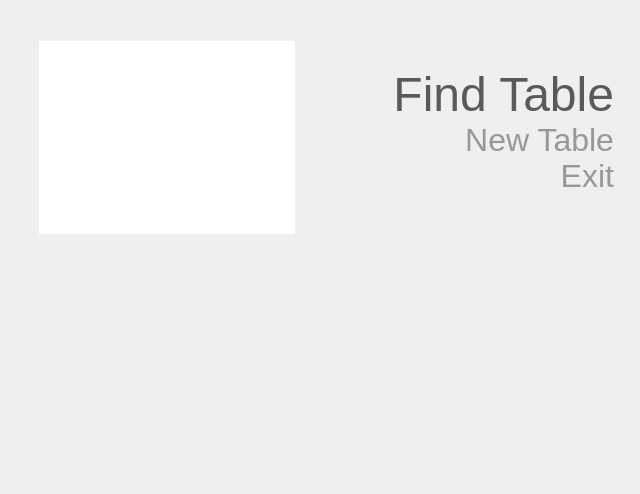
<?xml version="1.0" encoding="UTF-8"?>
<ui version="4.0">
 <class>MainMenu</class>
 <widget class="QWidget" name="MainMenu">
  <property name="geometry">
   <rect>
    <x>0</x>
    <y>0</y>
    <width>640</width>
    <height>494</height>
   </rect>
  </property>
  <layout class="QHBoxLayout" name="horizontalLayout_3">
   <item>
    <layout class="QVBoxLayout" name="verticalLayout_2">
     <property name="spacing">
      <number>0</number>
     </property>
     <item>
      <layout class="QHBoxLayout" name="horizontalLayout_2">
       <item>
        <spacer name="horizontalSpacer_4">
         <property name="orientation">
          <enum>Qt::Horizontal</enum>
         </property>
         <property name="sizeType">
          <enum>QSizePolicy::Fixed</enum>
         </property>
         <property name="sizeHint" stdset="0">
          <size>
           <width>28</width>
           <height>10</height>
          </size>
         </property>
        </spacer>
       </item>
       <item>
        <layout class="QVBoxLayout" name="verticalLayout_3">
         <item>
          <spacer name="verticalSpacer">
           <property name="orientation">
            <enum>Qt::Vertical</enum>
           </property>
           <property name="sizeType">
            <enum>QSizePolicy::Fixed</enum>
           </property>
           <property name="sizeHint" stdset="0">
            <size>
             <width>30</width>
             <height>30</height>
            </size>
           </property>
          </spacer>
         </item>
         <item>
          <widget class="QTextBrowser" name="latestNews">
           <property name="minimumSize">
            <size>
             <width>150</width>
             <height>170</height>
            </size>
           </property>
           <property name="frameShape">
            <enum>QFrame::NoFrame</enum>
           </property>
           <property name="html">
            <string>&lt;!DOCTYPE HTML PUBLIC &quot;-//W3C//DTD HTML 4.0//EN&quot; &quot;http://www.w3.org/TR/REC-html40/strict.dtd&quot;&gt;
&lt;html&gt;&lt;head&gt;&lt;meta name=&quot;qrichtext&quot; content=&quot;1&quot; /&gt;&lt;style type=&quot;text/css&quot;&gt;
p, li { white-space: pre-wrap; }
&lt;/style&gt;&lt;/head&gt;&lt;body style=&quot; font-family:'MS Shell Dlg 2'; font-size:8.25pt; font-weight:400; font-style:normal;&quot;&gt;
&lt;p style=&quot;-qt-paragraph-type:empty; margin-top:0px; margin-bottom:0px; margin-left:0px; margin-right:0px; -qt-block-indent:0; text-indent:0px; font-size:8pt;&quot;&gt;&lt;br /&gt;&lt;/p&gt;&lt;/body&gt;&lt;/html&gt;</string>
           </property>
           <property name="openExternalLinks">
            <bool>true</bool>
           </property>
          </widget>
         </item>
         <item>
          <spacer name="verticalSpacer_4">
           <property name="orientation">
            <enum>Qt::Vertical</enum>
           </property>
           <property name="sizeType">
            <enum>QSizePolicy::Fixed</enum>
           </property>
           <property name="sizeHint" stdset="0">
            <size>
             <width>20</width>
             <height>35</height>
            </size>
           </property>
          </spacer>
         </item>
        </layout>
       </item>
       <item>
        <spacer name="horizontalSpacer_6">
         <property name="orientation">
          <enum>Qt::Horizontal</enum>
         </property>
         <property name="sizeType">
          <enum>QSizePolicy::Fixed</enum>
         </property>
         <property name="sizeHint" stdset="0">
          <size>
           <width>20</width>
           <height>10</height>
          </size>
         </property>
        </spacer>
       </item>
       <item>
        <spacer name="horizontalSpacer_2">
         <property name="orientation">
          <enum>Qt::Horizontal</enum>
         </property>
         <property name="sizeHint" stdset="0">
          <size>
           <width>30</width>
           <height>20</height>
          </size>
         </property>
        </spacer>
       </item>
       <item>
        <layout class="QVBoxLayout" name="verticalLayout">
         <item>
          <spacer name="verticalSpacer_3">
           <property name="orientation">
            <enum>Qt::Vertical</enum>
           </property>
           <property name="sizeHint" stdset="0">
            <size>
             <width>20</width>
             <height>38</height>
            </size>
           </property>
          </spacer>
         </item>
         <item>
          <widget class="MainButton" name="findRoomLabel">
           <property name="font">
            <font>
             <family>Arial</family>
             <pointsize>36</pointsize>
             <weight>50</weight>
             <bold>false</bold>
            </font>
           </property>
           <property name="cursor">
            <cursorShape>PointingHandCursor</cursorShape>
           </property>
           <property name="styleSheet">
            <string notr="true">color:rgb(90, 90, 90)</string>
           </property>
           <property name="text">
            <string>Find Table</string>
           </property>
           <property name="alignment">
            <set>Qt::AlignRight|Qt::AlignTrailing|Qt::AlignVCenter</set>
           </property>
          </widget>
         </item>
         <item>
          <widget class="MainButton" name="newRoomLabel">
           <property name="font">
            <font>
             <family>Arial</family>
             <pointsize>24</pointsize>
             <weight>50</weight>
             <bold>false</bold>
            </font>
           </property>
           <property name="cursor">
            <cursorShape>PointingHandCursor</cursorShape>
           </property>
           <property name="mouseTracking">
            <bool>false</bool>
           </property>
           <property name="acceptDrops">
            <bool>false</bool>
           </property>
           <property name="styleSheet">
            <string notr="true">color: rgb(152, 152, 152);</string>
           </property>
           <property name="text">
            <string>New Table</string>
           </property>
           <property name="alignment">
            <set>Qt::AlignRight|Qt::AlignTrailing|Qt::AlignVCenter</set>
           </property>
          </widget>
         </item>
         <item>
          <widget class="MainButton" name="exitLabel">
           <property name="font">
            <font>
             <family>Arial</family>
             <pointsize>24</pointsize>
             <weight>50</weight>
             <bold>false</bold>
            </font>
           </property>
           <property name="cursor">
            <cursorShape>PointingHandCursor</cursorShape>
           </property>
           <property name="mouseTracking">
            <bool>false</bool>
           </property>
           <property name="acceptDrops">
            <bool>false</bool>
           </property>
           <property name="layoutDirection">
            <enum>Qt::LeftToRight</enum>
           </property>
           <property name="styleSheet">
            <string notr="true">color: rgb(152, 152, 152);</string>
           </property>
           <property name="text">
            <string>Exit</string>
           </property>
           <property name="alignment">
            <set>Qt::AlignRight|Qt::AlignTrailing|Qt::AlignVCenter</set>
           </property>
          </widget>
         </item>
         <item>
          <spacer name="verticalSpacer_2">
           <property name="orientation">
            <enum>Qt::Vertical</enum>
           </property>
           <property name="sizeHint" stdset="0">
            <size>
             <width>20</width>
             <height>40</height>
            </size>
           </property>
          </spacer>
         </item>
         <item>
          <spacer name="horizontalSpacer_3">
           <property name="orientation">
            <enum>Qt::Horizontal</enum>
           </property>
           <property name="sizeHint" stdset="0">
            <size>
             <width>40</width>
             <height>20</height>
            </size>
           </property>
          </spacer>
         </item>
        </layout>
       </item>
      </layout>
     </item>
     <item>
      <layout class="QHBoxLayout" name="horizontalLayout">
       <item>
        <spacer name="horizontalSpacer_7">
         <property name="orientation">
          <enum>Qt::Horizontal</enum>
         </property>
         <property name="sizeType">
          <enum>QSizePolicy::Fixed</enum>
         </property>
         <property name="sizeHint" stdset="0">
          <size>
           <width>30</width>
           <height>20</height>
          </size>
         </property>
        </spacer>
       </item>
       <item>
        <layout class="QVBoxLayout" name="verticalLayout_4">
         <item>
          <widget class="QLabel" name="backgroundImage">
           <property name="sizePolicy">
            <sizepolicy hsizetype="Maximum" vsizetype="Maximum">
             <horstretch>0</horstretch>
             <verstretch>0</verstretch>
            </sizepolicy>
           </property>
           <property name="minimumSize">
            <size>
             <width>310</width>
             <height>200</height>
            </size>
           </property>
           <property name="maximumSize">
            <size>
             <width>530</width>
             <height>313</height>
            </size>
           </property>
           <property name="sizeIncrement">
            <size>
             <width>0</width>
             <height>0</height>
            </size>
           </property>
           <property name="baseSize">
            <size>
             <width>530</width>
             <height>313</height>
            </size>
           </property>
           <property name="styleSheet">
            <string notr="true">border-image: url(:/images/menuBg);</string>
           </property>
           <property name="alignment">
            <set>Qt::AlignBottom|Qt::AlignRight|Qt::AlignTrailing</set>
           </property>
           <property name="textInteractionFlags">
            <set>Qt::NoTextInteraction</set>
           </property>
          </widget>
         </item>
         <item>
          <widget class="QLabel" name="versionLb">
           <property name="styleSheet">
            <string notr="true">color: rgb(179, 179, 179);</string>
           </property>
           <property name="text">
            <string/>
           </property>
          </widget>
         </item>
        </layout>
       </item>
       <item>
        <spacer name="horizontalSpacer">
         <property name="orientation">
          <enum>Qt::Horizontal</enum>
         </property>
         <property name="sizeHint" stdset="0">
          <size>
           <width>400</width>
           <height>13</height>
          </size>
         </property>
        </spacer>
       </item>
       <item>
        <widget class="QLabel" name="websiteLb">
         <property name="alignment">
          <set>Qt::AlignBottom|Qt::AlignRight|Qt::AlignTrailing</set>
         </property>
         <property name="openExternalLinks">
          <bool>true</bool>
         </property>
        </widget>
       </item>
      </layout>
     </item>
    </layout>
   </item>
   <item>
    <spacer name="horizontalSpacer_5">
     <property name="orientation">
      <enum>Qt::Horizontal</enum>
     </property>
     <property name="sizeType">
      <enum>QSizePolicy::Fixed</enum>
     </property>
     <property name="sizeHint" stdset="0">
      <size>
       <width>15</width>
       <height>20</height>
      </size>
     </property>
    </spacer>
   </item>
  </layout>
 </widget>
 <customwidgets>
  <customwidget>
   <class>MainButton</class>
   <extends>QLabel</extends>
   <header>Widgets/mainbutton.h</header>
  </customwidget>
 </customwidgets>
 <resources/>
 <connections/>
</ui>
